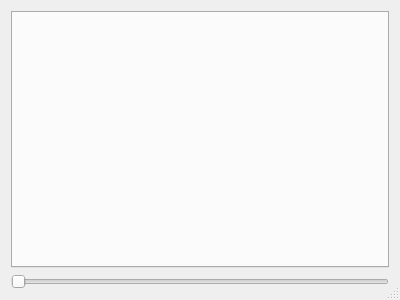
<?xml version="1.0" encoding="UTF-8"?>
<ui version="4.0">
 <class>JointTrajectoryPlotDialog</class>
 <widget class="QDialog" name="JointTrajectoryPlotDialog">
  <property name="geometry">
   <rect>
    <x>0</x>
    <y>0</y>
    <width>400</width>
    <height>300</height>
   </rect>
  </property>
  <property name="windowTitle">
   <string>Joint Trajectory Plot</string>
  </property>
  <property name="windowIcon">
   <iconset theme=":/tesseract_qt/svg/plot_image.svg"/>
  </property>
  <property name="sizeGripEnabled">
   <bool>true</bool>
  </property>
  <layout class="QVBoxLayout" name="verticalLayout">
   <item>
    <widget class="QTabWidget" name="jtpTabWidget">
     <property name="currentIndex">
      <number>-1</number>
     </property>
    </widget>
   </item>
   <item>
    <widget class="QSlider" name="jtpHorizontalSlider">
     <property name="orientation">
      <enum>Qt::Horizontal</enum>
     </property>
    </widget>
   </item>
  </layout>
 </widget>
 <resources/>
 <connections/>
</ui>
